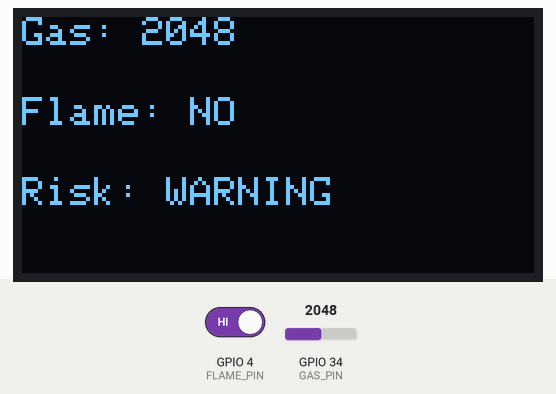
Simulated run of this sketch. Board: ESP32. Shown: 128×64 one-colour display. The test bench sets the inputs (shaded band); at power-on: GPIO 4 (FLAME_PIN) HIGH, GPIO 34 (GAS_PIN) = 2048. WiFi joins after 1.5 s; servers stay silent unless stated; what the sketch prints to the serial monitor is not drawn.

Above: at 2.1 s.

The sketch:

sketch.ino
```cpp
#include <WiFi.h>
#include "ThingSpeak.h"
#include <Wire.h>
#include <Adafruit_GFX.h>
#include <Adafruit_SSD1306.h>

#define SCREEN_WIDTH 128
#define SCREEN_HEIGHT 64

Adafruit_SSD1306 display(SCREEN_WIDTH, SCREEN_HEIGHT, &Wire, -1);

#define FLAME_PIN 4
#define GAS_PIN 34

// 🔵 ENTER YOUR WIFI DETAILS HERE
const char* ssid = "OnePlus12R";
const char* password = "saketharam";

// 🔵 ENTER YOUR THINGSPEAK DETAILS HERE
unsigned long channelID = 3279214;
const char* writeAPIKey = "LDTT803N4TGPYD3O";

WiFiClient client;

void setup() {
  Serial.begin(115200);

  pinMode(FLAME_PIN, INPUT_PULLUP);

  // Connect to WiFi
  WiFi.begin(ssid, password);
  Serial.print("Connecting to WiFi");

  while (WiFi.status() != WL_CONNECTED) {
    delay(1000);
    Serial.print(".");
  }

  Serial.println("\nWiFi Connected!");

  ThingSpeak.begin(client);

  if(!display.begin(SSD1306_SWITCHCAPVCC, 0x3C)) {
    Serial.println("OLED not found");
    while(true);
  }

  display.clearDisplay();
  display.setTextColor(WHITE);
}

void loop() {

  int gasValue = analogRead(GAS_PIN);
  int flameStatus = digitalRead(FLAME_PIN);

  String risk = "SAFE";

  if (gasValue > 3000 || flameStatus == LOW) {
    risk = "DANGER";
  }
  else if (gasValue > 1500) {
    risk = "WARNING";
  }

  // OLED Display
  display.clearDisplay();
  display.setTextSize(1);

  display.setCursor(0,0);
  display.print("Gas: ");
  display.println(gasValue);

  display.setCursor(0,20);
  display.print("Flame: ");
  display.println(flameStatus == LOW ? "YES" : "NO");

  display.setCursor(0,40);
  display.print("Risk: ");
  display.println(risk);

  display.display();

  // Upload to ThingSpeak
  ThingSpeak.setField(1, gasValue);
  ThingSpeak.setField(2, flameStatus == LOW ? 1 : 0);

  int response = ThingSpeak.writeFields(channelID, writeAPIKey);

  if(response == 200){
    Serial.println("Data uploaded to ThingSpeak");
  } else {
    Serial.println("Upload failed");
  }

  delay(15000);  // ThingSpeak requires 15 seconds
}
```
